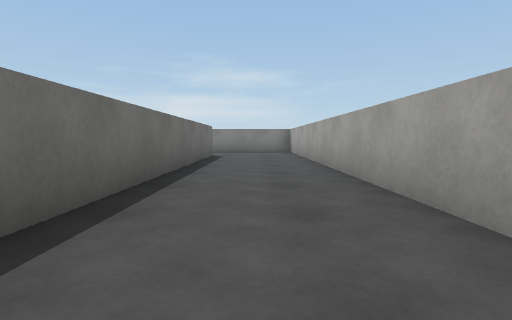
[1] (above)

16 first-person views from a walk through a 3-D level made in the Unity game engine. The camera is 0.58 m above the floor, tilts 4° down and sees 80° across. The floor is counted in squares, 1 m on a side. Each view is taken from the middle of a square. On the plan, view 1 faces up. The plan holds only what a view shows up to about 9 squares ahead; the rest is blank. The place goes on beyond the plan. Surface patterns are stand-ins for the level's own textures.

[2]
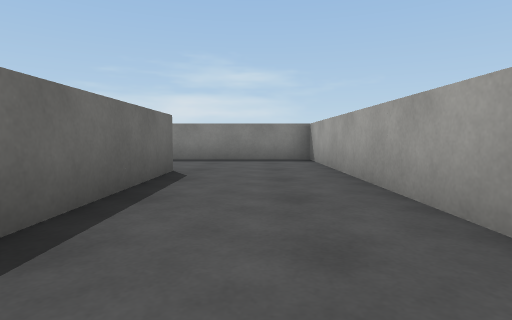

[3]
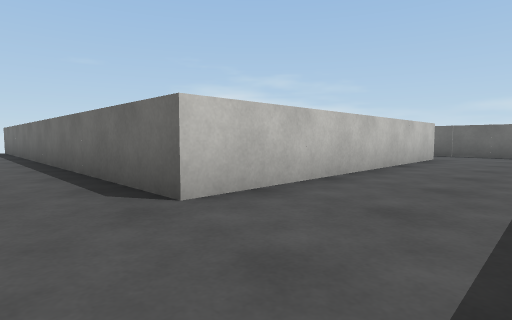

[4]
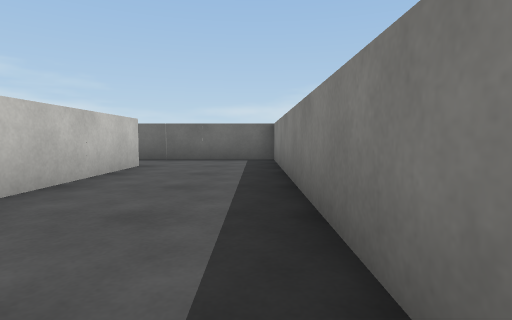

[5]
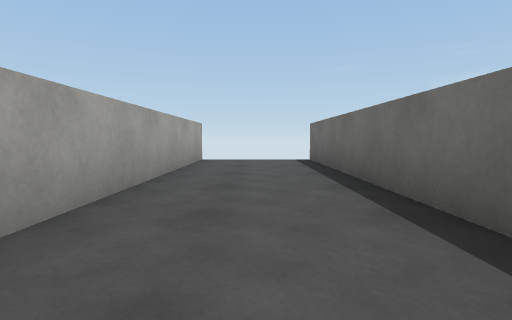

[6]
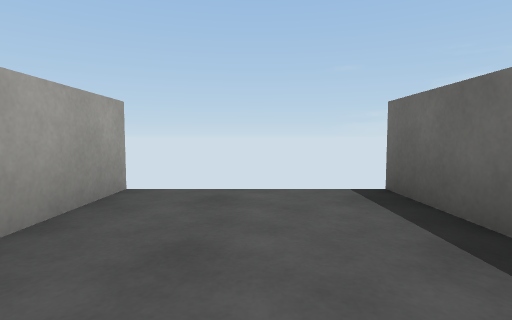

[7]
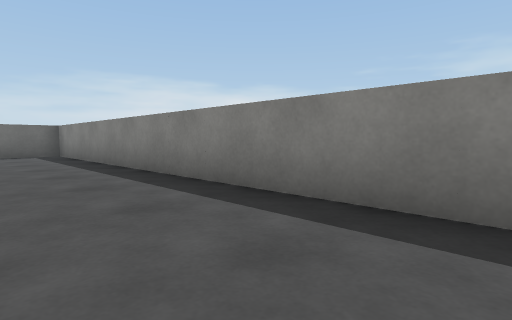

[8]
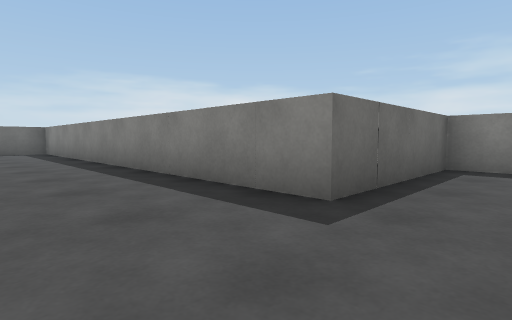

[9]
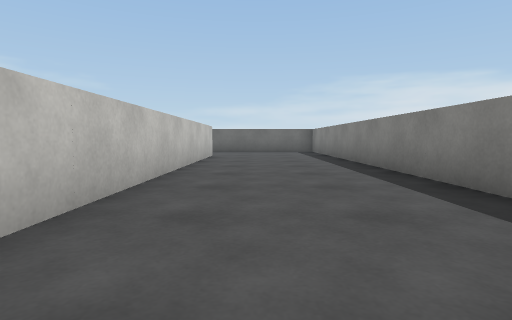

[10]
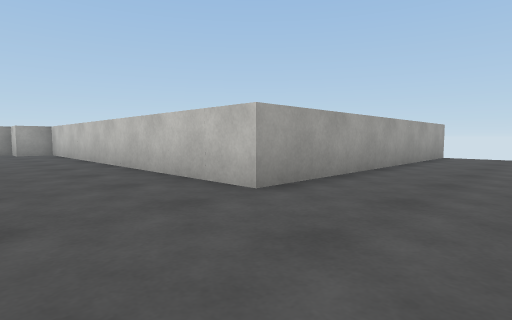

[11]
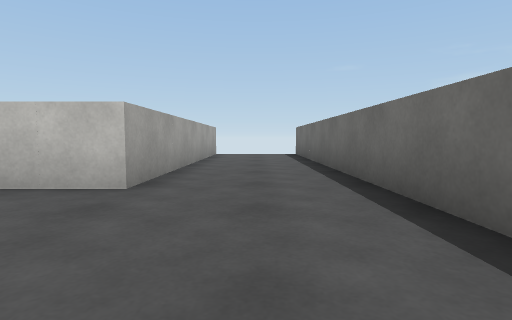

[12]
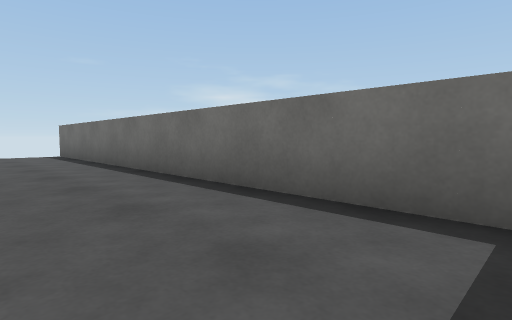

[13]
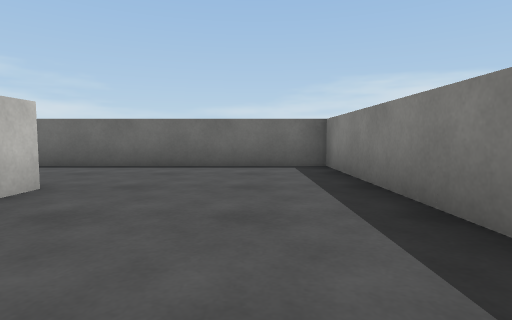

[14]
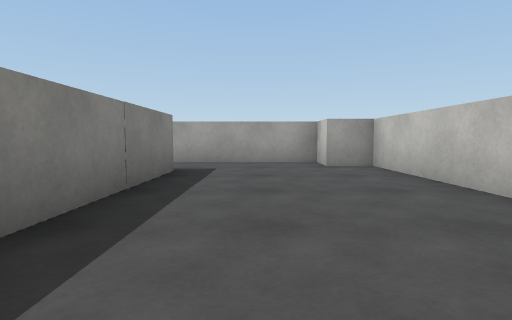

[15]
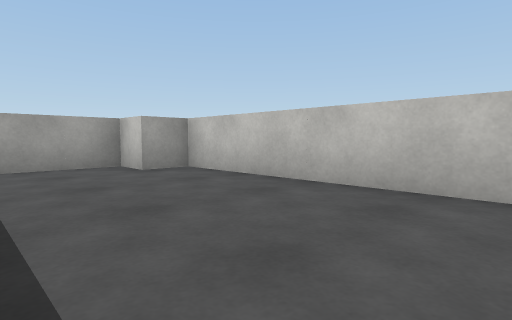

[16]
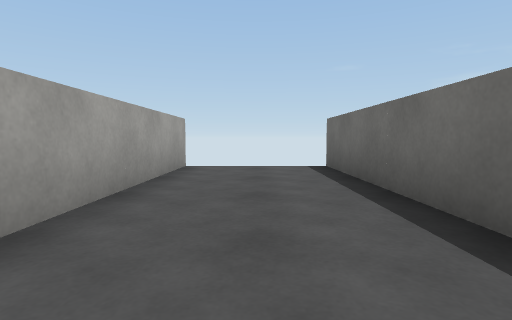

### Floor plan
Points are (right, up) in squares from view 1. A wall is a line through its corners. A room is listed if a view was taken in it or the views show most of it. See-through windows are left out.
Room 1 (views 1, 2, 3, 4, 5, 6, 7)
walls: (-9.6, 10.5) (-1.5, 10.5) (-1.5, -2.5); (1.5, -2.5) (1.5, 13.5) (-11.5, 13.5) (-11.5, 10.5)
ways out: opening at (-10.5, 10) to room 2
Room 2 (views 8, 9, 10, 11, 12, 13, 14, 15, 16)
walls: (-11.5, 10.5) (-11.5, 9.5) (-23.5, 9.5) (-23.5, -2.5); (-20.5, -2.5) (-20.5, 5.5) (-10.5, 5.5) (-10.5, 6.5) (-9.5, 6.5) (-9.5, 10.1)
ways out: opening at (-10.5, 10) to room 1

Where each view was taken, in squares from view 1:
view 1: 0 up, 0 right, facing up
view 2: 5 up, 0 right, facing up
view 3: 13 up, 0 right, facing down-left
view 4: 13 up, 3 left, facing left
view 5: 6 up, 0 right, facing down
view 6: 1 up, 0 right, facing down
view 7: 11 up, 0 right, facing up-left
view 8: 7 up, 10 left, facing up-left
view 9: 7 up, 10 left, facing left
view 10: 8 up, 23 left, facing down-right
view 11: 9 up, 22 left, facing down
view 12: 9 up, 21 left, facing down-left
view 13: 8 up, 17 left, facing left
view 14: 8 up, 17 left, facing right
view 15: 9 up, 16 left, facing down-right
view 16: 4 up, 22 left, facing down
